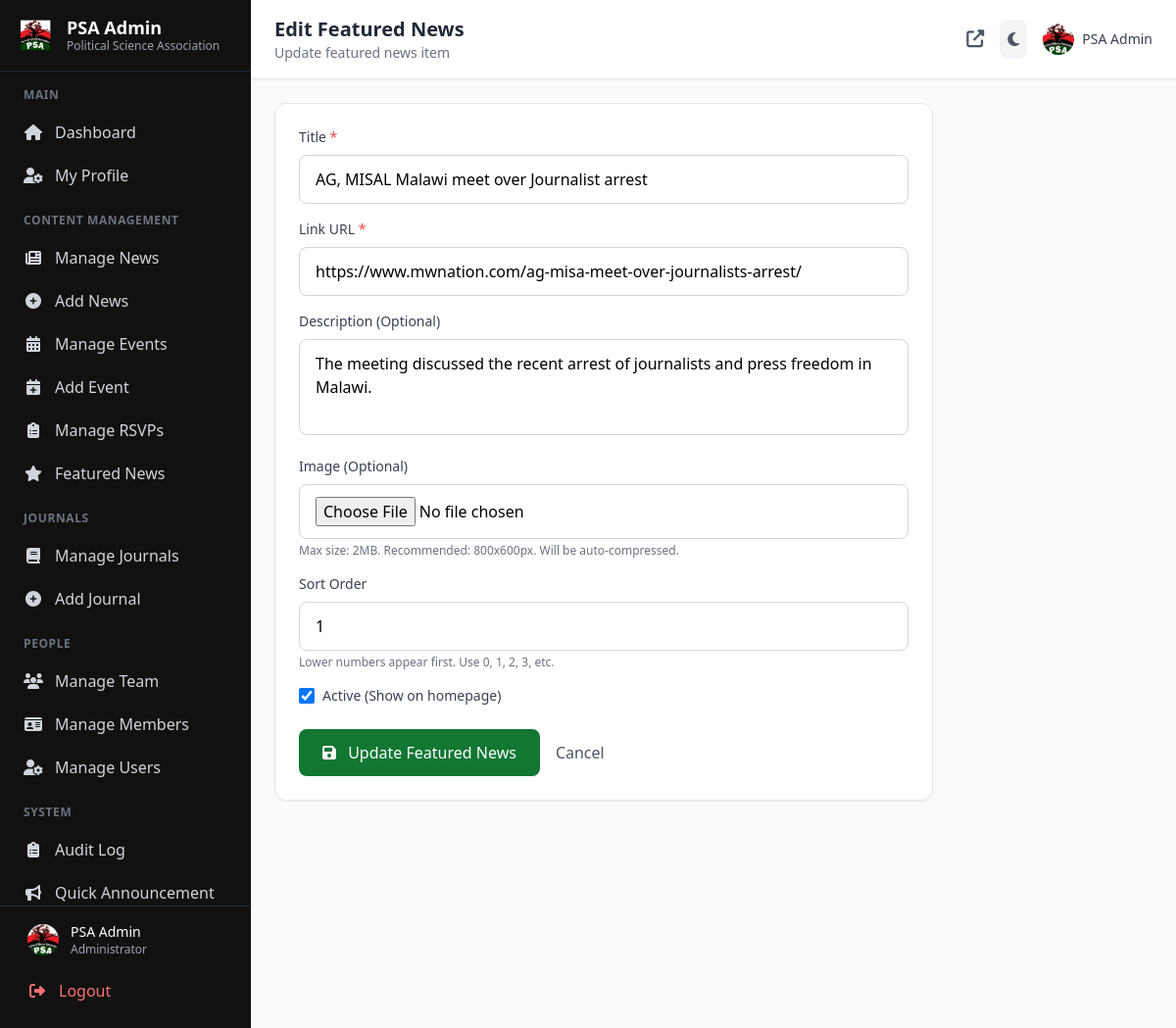
Page /admin/edit_featured_news.php?id=1 (signed in) on the committed database.
### tables this page shows
CREATE TABLE `featured_news` (
  `id` int NOT NULL,
  `title` varchar(500) NOT NULL,
  `link_url` varchar(1000) NOT NULL,
  `image` varchar(500) DEFAULT NULL,
  `description` text,
  `sort_order` int DEFAULT '0',
  `is_active` tinyint(1) DEFAULT '1',
  `created_at` timestamp NULL DEFAULT CURRENT_TIMESTAMP,
  `updated_at` timestamp NULL DEFAULT CURRENT_TIMESTAMP ON UPDATE CURRENT_TIMESTAMP
);

### admin/edit_featured_news.php (the view, shortened to what this page needs)
<?php
include '../includes/db.php';
$id = (int)$_GET['id'];
$news = $conn->query("SELECT * FROM featured_news WHERE id = $id")->fetch_assoc();
include 'includes/admin_header.php';
include 'includes/admin_sidebar.php';
?>
<main class="flex-1 md:ml-64 min-h-screen transition-all duration-300" id="main-content">
    <header class="bg-white dark:bg-gray-800 shadow-sm border-b border-gray-200 dark:border-gray-700 sticky top-0 z-40 transition-colors duration-300">
        <div class="flex items-center justify-between px-6 py-4">
            <div class="flex items-center gap-4">
                <div>
                    <h1 class="text-xl font-bold text-gray-800 dark:text-white">Edit Featured News</h1>
                    <p class="text-sm text-gray-500 dark:text-gray-400">Update featured news item</p>
                </div>
            </div>
            <div class="flex items-center gap-4">
                <a href="../index.php" target="_blank" class="text-gray-600 dark:text-gray-300 hover:text-psaGreen transition" title="View Site">
                    <i class="fas fa-external-link-alt text-lg"></i>
                </a>
                <button id="theme-toggle" class="p-2 rounded-lg bg-gray-100 dark:bg-gray-700 text-gray-600 dark:text-yellow-400 hover:bg-gray-200 dark:hover:bg-gray-600 transition" title="Toggle theme">
                    <i class="fas fa-moon dark:hidden"></i>
                </button>
                <?php
                $headerUserPic = '';
                if (isset($_SESSION['admin'])) {
                    $userResult = $conn->query("SELECT profile_pic FROM admins WHERE username = '" . $conn->real_escape_string($_SESSION['admin']) . "'");
                    if ($userResult) {
                        $userData = $userResult->fetch_assoc();
                        $headerUserPic = $userData['profile_pic'] ?? '';
                    }
                }
                ?>
                <a href="profile.php" class="flex items-center gap-2 hover:opacity-80 transition">
                    <?php if (!empty($headerUserPic) && file_exists('../uploads/users/' . $headerUserPic)): ?>
                        <img src="../uploads/users/<?= htmlspecialchars($headerUserPic) ?>" alt="Profile" class="w-8 h-8 rounded-full object-cover">
                    <?php else: ?>
                        <img src="../images/logo.png" alt="Admin" class="w-8 h-8 rounded-full">
                    <?php endif; ?>
                    <span class="text-sm font-medium text-gray-700 dark:text-gray-300 hidden sm:block"><?= htmlspecialchars($_SESSION['admin']) ?></span>
                </a>
            </div>
        </div>
    </header>
    <div class="p-6">
        <div class="max-w-2xl">
            <div class="bg-white dark:bg-gray-800 rounded-xl shadow-sm border border-gray-200 dark:border-gray-700 p-6">
                <form method="POST" action="" enctype="multipart/form-data">
                    <div class="mb-4">
                        <label for="title" class="block text-sm font-medium text-gray-700 dark:text-gray-300 mb-2">
                            Title <span class="text-red-500">*</span>
                        </label>
                        <input
                            type="text"
                            id="title"
                            name="title"
                            required
                            class="w-full px-4 py-3 border border-gray-300 dark:border-gray-600 rounded-lg focus:ring-2 focus:ring-psaGreen focus:border-transparent dark:bg-gray-700 dark:text-white"
                            placeholder="Enter news title"
                            value="<?= htmlspecialchars($news['title']) ?>"
                        >
                    </div>
                    <div class="mb-4">
                        <label for="link_url" class="block text-sm font-medium text-gray-700 dark:text-gray-300 mb-2">
                            Link URL <span class="text-red-500">*</span>
                        </label>
                        <input
                            type="url"
                            id="link_url"
                            name="link_url"
                            required
                            class="w-full px-4 py-3 border border-gray-300 dark:border-gray-600 rounded-lg focus:ring-2 focus:ring-psaGreen focus:border-transparent dark:bg-gray-700 dark:text-white"
                            placeholder="https://example.com/news-article"
                            value="<?= htmlspecialchars($news['link_url']) ?>"
                        >
                    </div>
                    <div class="mb-4">
                        <label for="description" class="block text-sm font-medium text-gray-700 dark:text-gray-300 mb-2">
                            Description (Optional)
                        </label>
                        <textarea
                            id="description"
                            name="description"
                            rows="3"
                            class="w-full px-4 py-3 border border-gray-300 dark:border-gray-600 rounded-lg focus:ring-2 focus:ring-psaGreen focus:border-transparent dark:bg-gray-700 dark:text-white resize-none"
                            placeholder="Brief description of the news..."
                        ><?= htmlspecialchars($news['description'] ?? '') ?></textarea>
                    </div>
                    <div class="mb-4">
                        <label for="image" class="block text-sm font-medium text-gray-700 dark:text-gray-300 mb-2">
                            Image (Optional)
                        </label>
                        <input
                            type="file"
                            id="image"
                            name="image"
                            accept="image/*"
                            class="w-full px-4 py-3 border border-gray-300 dark:border-gray-600 rounded-lg focus:ring-2 focus:ring-psaGreen focus:border-transparent dark:bg-gray-700 dark:text-white"
                            onchange="previewImage(this)"
                        >
                        <p class="text-xs text-gray-500 dark:text-gray-400 mt-1">Max size: 2MB. Recommended: 800x600px. Will be auto-compressed.</p>
                    </div>
                    <div class="mb-4">
                        <label for="sort_order" class="block text-sm font-medium text-gray-700 dark:text-gray-300 mb-2">
                            Sort Order
                        </label>
                        <input
                            type="number"
                            id="sort_order"
                            name="sort_order"
                            value="<?= (int)$news['sort_order'] ?>"
                            class="w-full px-4 py-3 border border-gray-300 dark:border-gray-600 rounded-lg focus:ring-2 focus:ring-psaGreen focus:border-transparent dark:bg-gray-700 dark:text-white"
                        >
                        <p class="text-xs text-gray-500 dark:text-gray-400 mt-1">Lower numbers appear first. Use 0, 1, 2, 3, etc.</p>
                    </div>
                    <div class="mb-6">
                        <div class="flex items-center">
                            <input
                                type="checkbox"
                                id="is_active"
                                name="is_active"
                                <?= $news['is_active'] ? 'checked' : '' ?>
                                class="w-4 h-4 text-psaGreen border-gray-300 rounded focus:ring-psaGreen"
                            >
                            <label for="is_active" class="ml-2 text-sm text-gray-700 dark:text-gray-300">
                                Active (Show on homepage)
                            </label>
                        </div>
                    </div>
                    <div class="flex items-center gap-4">
                        <button type="submit" class="bg-psaGreen hover:bg-green-800 text-white px-6 py-3 rounded-lg transition font-medium">
                            <i class="fas fa-save mr-2"></i> Update Featured News
                        </button>
                        <a href="manage_featured_news.php" class="text-gray-600 dark:text-gray-400 hover:text-gray-900 dark:hover:text-white">
                            Cancel
                        </a>
                    </div>
                </form>
            </div>
        </div>
    </div>
</main>
<?php include 'includes/admin_footer.php'; ?>

### admin/includes/admin_header.php (style rules this page uses)
body, main, header, .stat-card, .bg-white { transition: background-color 0.3s ease, color 0.3s ease, border-color 0.3s ease; }

### rows in the picture
featured_news: title "AG, MISAL Malawi meet over Journalist arrest", link_url "https://www.mwnation.com/ag-misa-meet-over-journalists-arrest/", description "The meeting discussed the recent arrest of journalists and press freedom in Malawi.", sort_order "1", is_active "☑"

### other values in the picture
$_SESSION['admin'] "PSA Admin"
